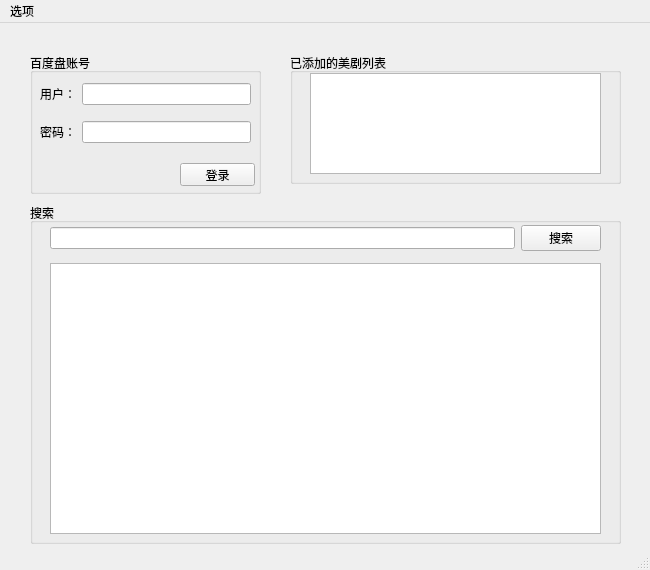
<?xml version="1.0" encoding="UTF-8"?>
<ui version="4.0">
 <class>MainWindow</class>
 <widget class="QMainWindow" name="MainWindow">
  <property name="geometry">
   <rect>
    <x>0</x>
    <y>0</y>
    <width>650</width>
    <height>570</height>
   </rect>
  </property>
  <property name="windowTitle">
   <string>MainWindow</string>
  </property>
  <widget class="QWidget" name="centralwidget">
   <widget class="QGroupBox" name="groupBox">
    <property name="geometry">
     <rect>
      <x>30</x>
      <y>30</y>
      <width>231</width>
      <height>141</height>
     </rect>
    </property>
    <property name="title">
     <string>百度盘账号</string>
    </property>
    <widget class="QWidget" name="verticalLayoutWidget">
     <property name="geometry">
      <rect>
       <x>10</x>
       <y>20</y>
       <width>211</width>
       <height>80</height>
      </rect>
     </property>
     <layout class="QVBoxLayout" name="verticalLayout">
      <item>
       <layout class="QHBoxLayout" name="horizontalLayout_3">
        <item>
         <widget class="QLabel" name="label_3">
          <property name="text">
           <string>用户：</string>
          </property>
         </widget>
        </item>
        <item>
         <widget class="QLineEdit" name="editUserName"/>
        </item>
       </layout>
      </item>
      <item>
       <layout class="QHBoxLayout" name="horizontalLayout_2">
        <item>
         <widget class="QLabel" name="label">
          <property name="text">
           <string>密码：</string>
          </property>
         </widget>
        </item>
        <item>
         <widget class="QLineEdit" name="lineEdit">
          <property name="echoMode">
           <enum>QLineEdit::Password</enum>
          </property>
         </widget>
        </item>
       </layout>
      </item>
     </layout>
    </widget>
    <widget class="QPushButton" name="btnLogin">
     <property name="geometry">
      <rect>
       <x>150</x>
       <y>110</y>
       <width>75</width>
       <height>23</height>
      </rect>
     </property>
     <property name="text">
      <string>登录</string>
     </property>
    </widget>
   </widget>
   <widget class="QGroupBox" name="groupBox_2">
    <property name="geometry">
     <rect>
      <x>290</x>
      <y>30</y>
      <width>331</width>
      <height>131</height>
     </rect>
    </property>
    <property name="title">
     <string>已添加的美剧列表</string>
    </property>
    <widget class="QListView" name="listDrameAdded">
     <property name="geometry">
      <rect>
       <x>20</x>
       <y>20</y>
       <width>291</width>
       <height>101</height>
      </rect>
     </property>
    </widget>
   </widget>
   <widget class="QGroupBox" name="groupBox_3">
    <property name="geometry">
     <rect>
      <x>30</x>
      <y>180</y>
      <width>591</width>
      <height>341</height>
     </rect>
    </property>
    <property name="title">
     <string>搜索</string>
    </property>
    <widget class="QWidget" name="horizontalLayoutWidget">
     <property name="geometry">
      <rect>
       <x>20</x>
       <y>20</y>
       <width>551</width>
       <height>31</height>
      </rect>
     </property>
     <layout class="QHBoxLayout" name="horizontalLayout">
      <item>
       <widget class="QLineEdit" name="editSearch"/>
      </item>
      <item>
       <widget class="QPushButton" name="btnSearch">
        <property name="text">
         <string>搜索</string>
        </property>
       </widget>
      </item>
     </layout>
    </widget>
    <widget class="QTableWidget" name="tableSearchResult">
     <property name="geometry">
      <rect>
       <x>20</x>
       <y>60</y>
       <width>551</width>
       <height>271</height>
      </rect>
     </property>
    </widget>
   </widget>
  </widget>
  <widget class="QMenuBar" name="menubar">
   <property name="geometry">
    <rect>
     <x>0</x>
     <y>0</y>
     <width>650</width>
     <height>23</height>
    </rect>
   </property>
   <widget class="QMenu" name="menu">
    <property name="title">
     <string>选项</string>
    </property>
    <addaction name="actionOption"/>
    <addaction name="actionTrayIcon"/>
    <addaction name="actionQuit"/>
   </widget>
   <addaction name="menu"/>
  </widget>
  <widget class="QStatusBar" name="statusbar"/>
  <action name="actionOption">
   <property name="text">
    <string>设置(&amp;O)</string>
   </property>
  </action>
  <action name="actionQuit">
   <property name="text">
    <string>退出(&amp;Q)</string>
   </property>
  </action>
  <action name="actionTrayIcon">
   <property name="text">
    <string>最小化到托盘(&amp;M)</string>
   </property>
  </action>
 </widget>
 <resources/>
 <connections>
  <connection>
   <sender>actionQuit</sender>
   <signal>triggered()</signal>
   <receiver>MainWindow</receiver>
   <slot>close()</slot>
   <hints>
    <hint type="sourcelabel">
     <x>324</x>
     <y>284</y>
    </hint>
    <hint type="destinationlabel">
     <x>324</x>
     <y>284</y>
    </hint>
   </hints>
  </connection>
 </connections>
</ui>
